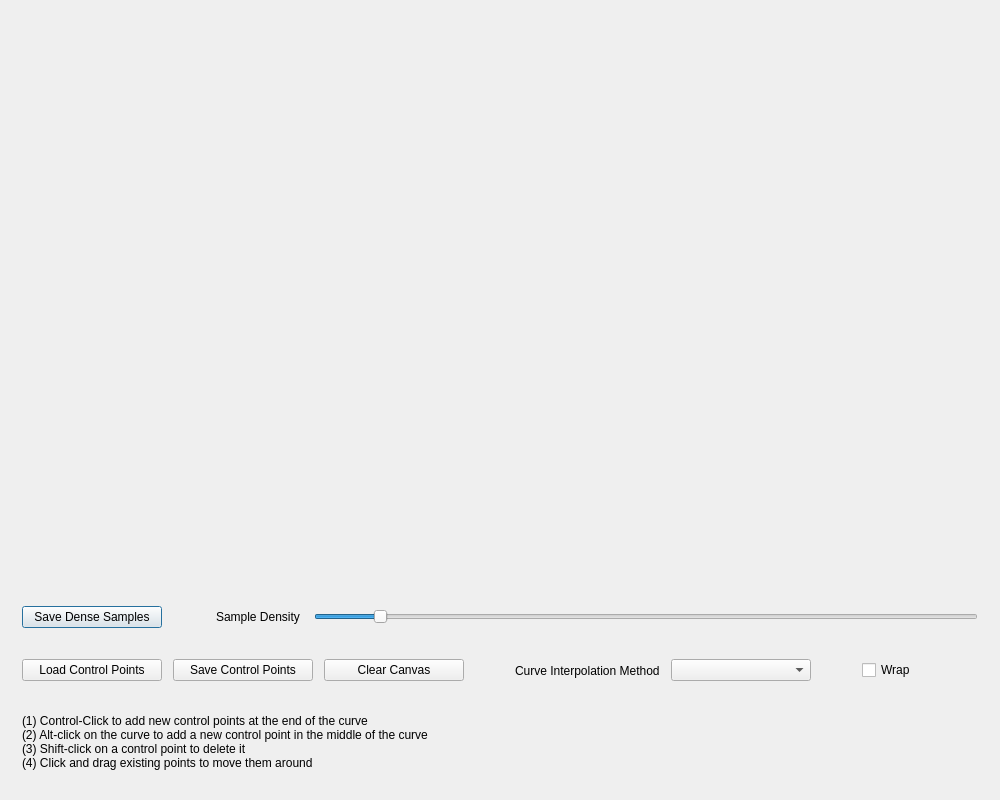
<?xml version="1.0" encoding="UTF-8"?>
<!--
 Copyright ©2017 Brian Curless.  All rights reserved.  Permission is hereby
 granted to students registered for University of Washington CSE 457 or CSE
 557 for use solely during Autumn Quarter 2017 for purposes of the course.
 No other use, copying, distribution, or modification is permitted without
 prior written consent. Copyrights for third-party components of this work
 must be honored.  Instructors interested in reusing these course materials
 should contact the author.
 -->
<ui version="4.0">
 <class>CurveEditorWindow</class>
 <widget class="QDialog" name="CurveEditorWindow">
  <property name="geometry">
   <rect>
    <x>0</x>
    <y>0</y>
    <width>1000</width>
    <height>800</height>
   </rect>
  </property>
  <property name="windowTitle">
   <string>Dialog</string>
  </property>
  <layout class="QVBoxLayout" name="verticalLayout">
   <item>
    <widget class="CurveEditorCanvas" name="CurveDrawingArea" native="true">
     <property name="sizePolicy">
      <sizepolicy hsizetype="Preferred" vsizetype="MinimumExpanding">
       <horstretch>0</horstretch>
       <verstretch>0</verstretch>
      </sizepolicy>
     </property>
     <property name="minimumSize">
      <size>
       <width>525</width>
       <height>525</height>
      </size>
     </property>
    </widget>
   </item>
   <item>
    <widget class="QWidget" name="CurveEditorForm" native="true">
     <property name="minimumSize">
      <size>
       <width>0</width>
       <height>200</height>
      </size>
     </property>
     <layout class="QVBoxLayout" name="verticalLayout_2">
      <property name="spacing">
       <number>2</number>
      </property>
      <property name="leftMargin">
       <number>2</number>
      </property>
      <property name="topMargin">
       <number>2</number>
      </property>
      <property name="rightMargin">
       <number>2</number>
      </property>
      <property name="bottomMargin">
       <number>2</number>
      </property>
      <item>
       <widget class="QWidget" name="widget_3" native="true">
        <property name="sizePolicy">
         <sizepolicy hsizetype="Preferred" vsizetype="Minimum">
          <horstretch>0</horstretch>
          <verstretch>3</verstretch>
         </sizepolicy>
        </property>
        <property name="minimumSize">
         <size>
          <width>0</width>
          <height>48</height>
         </size>
        </property>
        <layout class="QHBoxLayout" name="horizontalLayout_2">
         <property name="spacing">
          <number>14</number>
         </property>
         <item>
          <widget class="QPushButton" name="saveDenseCurveButton">
           <property name="minimumSize">
            <size>
             <width>140</width>
             <height>0</height>
            </size>
           </property>
           <property name="text">
            <string>Save Dense Samples</string>
           </property>
          </widget>
         </item>
         <item>
          <spacer name="horizontalSpacer">
           <property name="orientation">
            <enum>Qt::Horizontal</enum>
           </property>
           <property name="sizeType">
            <enum>QSizePolicy::Fixed</enum>
           </property>
           <property name="sizeHint" stdset="0">
            <size>
             <width>40</width>
             <height>20</height>
            </size>
           </property>
          </spacer>
         </item>
         <item>
          <widget class="QLabel" name="densityLabel">
           <property name="text">
            <string>Sample Density</string>
           </property>
          </widget>
         </item>
         <item>
          <widget class="QSlider" name="densitySlider">
           <property name="minimum">
            <number>1</number>
           </property>
           <property name="maximum">
            <number>100</number>
           </property>
           <property name="pageStep">
            <number>5</number>
           </property>
           <property name="value">
            <number>10</number>
           </property>
           <property name="orientation">
            <enum>Qt::Horizontal</enum>
           </property>
          </widget>
         </item>
        </layout>
       </widget>
      </item>
      <item>
       <widget class="QWidget" name="widget_2" native="true">
        <property name="sizePolicy">
         <sizepolicy hsizetype="Preferred" vsizetype="Minimum">
          <horstretch>0</horstretch>
          <verstretch>3</verstretch>
         </sizepolicy>
        </property>
        <property name="minimumSize">
         <size>
          <width>0</width>
          <height>48</height>
         </size>
        </property>
        <layout class="QHBoxLayout" name="horizontalLayout_3">
         <property name="spacing">
          <number>11</number>
         </property>
         <item>
          <widget class="QPushButton" name="loadButton">
           <property name="sizePolicy">
            <sizepolicy hsizetype="Fixed" vsizetype="Fixed">
             <horstretch>0</horstretch>
             <verstretch>0</verstretch>
            </sizepolicy>
           </property>
           <property name="minimumSize">
            <size>
             <width>140</width>
             <height>0</height>
            </size>
           </property>
           <property name="text">
            <string>Load Control Points</string>
           </property>
          </widget>
         </item>
         <item>
          <widget class="QPushButton" name="saveButton">
           <property name="sizePolicy">
            <sizepolicy hsizetype="Fixed" vsizetype="Fixed">
             <horstretch>0</horstretch>
             <verstretch>0</verstretch>
            </sizepolicy>
           </property>
           <property name="minimumSize">
            <size>
             <width>140</width>
             <height>0</height>
            </size>
           </property>
           <property name="text">
            <string>Save Control Points</string>
           </property>
          </widget>
         </item>
         <item>
          <widget class="QPushButton" name="clearButton">
           <property name="sizePolicy">
            <sizepolicy hsizetype="Fixed" vsizetype="Fixed">
             <horstretch>0</horstretch>
             <verstretch>0</verstretch>
            </sizepolicy>
           </property>
           <property name="minimumSize">
            <size>
             <width>140</width>
             <height>0</height>
            </size>
           </property>
           <property name="text">
            <string>Clear Canvas</string>
           </property>
          </widget>
         </item>
         <item>
          <spacer name="horizontalSpacer_2">
           <property name="orientation">
            <enum>Qt::Horizontal</enum>
           </property>
           <property name="sizeType">
            <enum>QSizePolicy::Fixed</enum>
           </property>
           <property name="sizeHint" stdset="0">
            <size>
             <width>40</width>
             <height>20</height>
            </size>
           </property>
          </spacer>
         </item>
         <item>
          <widget class="QLabel" name="interpolationLabel">
           <property name="text">
            <string>Curve Interpolation Method</string>
           </property>
          </widget>
         </item>
         <item>
          <widget class="QComboBox" name="interpolationComboBox">
           <property name="minimumSize">
            <size>
             <width>140</width>
             <height>0</height>
            </size>
           </property>
          </widget>
         </item>
         <item>
          <spacer name="horizontalSpacer_3">
           <property name="orientation">
            <enum>Qt::Horizontal</enum>
           </property>
           <property name="sizeType">
            <enum>QSizePolicy::Fixed</enum>
           </property>
           <property name="sizeHint" stdset="0">
            <size>
             <width>40</width>
             <height>20</height>
            </size>
           </property>
          </spacer>
         </item>
         <item>
          <widget class="QCheckBox" name="wrapCheckbox">
           <property name="text">
            <string>Wrap</string>
           </property>
          </widget>
         </item>
        </layout>
       </widget>
      </item>
      <item>
       <widget class="QWidget" name="widget" native="true">
        <property name="sizePolicy">
         <sizepolicy hsizetype="Preferred" vsizetype="Preferred">
          <horstretch>0</horstretch>
          <verstretch>4</verstretch>
         </sizepolicy>
        </property>
        <layout class="QHBoxLayout" name="horizontalLayout">
         <item>
          <widget class="QLabel" name="label_3">
           <property name="sizePolicy">
            <sizepolicy hsizetype="Preferred" vsizetype="Fixed">
             <horstretch>0</horstretch>
             <verstretch>0</verstretch>
            </sizepolicy>
           </property>
           <property name="minimumSize">
            <size>
             <width>0</width>
             <height>71</height>
            </size>
           </property>
           <property name="text">
            <string>&lt;html&gt;&lt;head/&gt;&lt;body&gt;
(1) Control-Click to add new control points at the end of the curve&lt;br&gt;(2) Alt-click on the curve to add a new control point in the middle of the curve&lt;br&gt;(3) Shift-click on a control point to delete it &lt;br&gt;(4) Click and drag existing points to move them around&lt;/body&gt;&lt;/html&gt;</string>
           </property>
           <property name="wordWrap">
            <bool>true</bool>
           </property>
          </widget>
         </item>
        </layout>
       </widget>
      </item>
     </layout>
    </widget>
   </item>
  </layout>
 </widget>
 <customwidgets>
  <customwidget>
   <class>CurveEditorCanvas</class>
   <extends>QWidget</extends>
   <header>widgets/curveeditorcanvas.h</header>
   <container>1</container>
  </customwidget>
 </customwidgets>
 <resources/>
 <connections/>
</ui>
